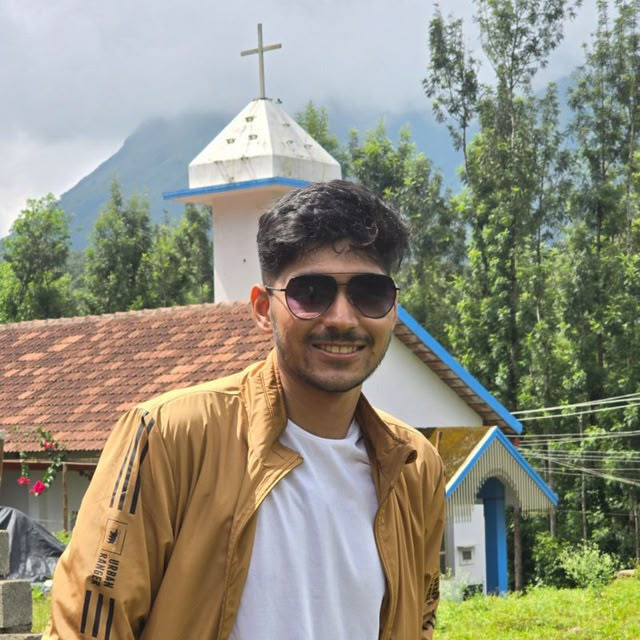
#> input picture asset/WhatsApp Image 2026-07-14 at 11.28.41 AM.jpeg, 640 x 640 px
$ python make_ascii_svg.py '../asset/WhatsApp Image 2026-07-14 at 11.28.41 AM.jpeg' out.png
#> lines starting #> are read from the running program, lines starting #| are printed output that depends on the picture
#!/usr/bin/env python3
"""Convert prepped grayscale image to animated ASCII art SVG."""

import sys
from pathlib import Path
from PIL import Image

# Density ramp: space (brightest) to @ (darkest)
RAMP = " .:-=+*#%@"

def brightness_to_char(brightness: int) -> str:
    """Map 0-255 brightness to ASCII character."""
    # Invert and boost contrast
    adjusted = max(0, min(255, int((brightness - 100) * 1.5 + 100)))
    index = int((1 - adjusted / 255.0) * (len(RAMP) - 1))
    return RAMP[index]

def make_ascii_svg(
    source_path: str = "source-prepped.png",
    output_path: str = "avi-ascii.svg",
    char_width: int = 100,
):
#> called with output_path = 'out.png', char_width = 100
    print(f"Loading {source_path}...")
    img = Image.open(source_path).convert('L')
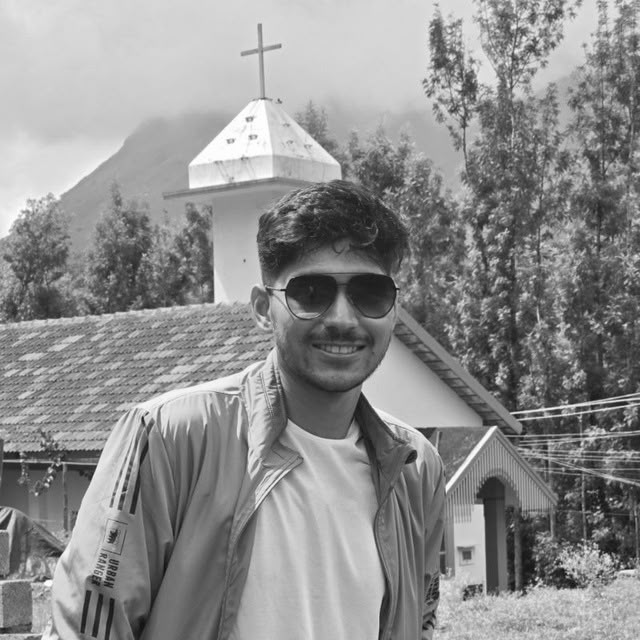
#> img: PIL image 640x640 L; min 12, max 255, mean 142

    # Calculate char height to maintain aspect ratio
    aspect = img.height / img.width
#> aspect = 1
    char_height = int(char_width * aspect * 0.5)  # 0.5 corrects for char aspect ratio
#> char_height = 50

    # Downsample to character grid
    print(f"Downsampling to {char_width}×{char_height} grid...")
#> (printed output is left out)
    img_small = img.resize((char_width, char_height), Image.Resampling.LANCZOS)
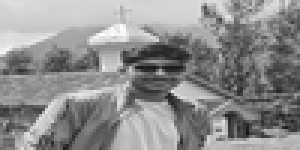
#> img_small: PIL image 100x50 L (shown 3 times larger); min 20, max 255, mean 141.9

    # Convert to ASCII
    print("Converting to ASCII...")
    lines = []
    for y in range(char_height):
        line = ""
        for x in range(char_width):
            brightness = img_small.getpixel((x, y))
            line += brightness_to_char(brightness)
        lines.append(line)

    # Build SVG with animation
    print(f"Building SVG to {output_path}...")

    font_size = 10
    char_w = font_size * 0.6
    char_h = font_size * 1.2

    svg_width = char_width * char_w
    svg_height = char_height * char_h

    # Animation timing
    row_duration = 0.03  # seconds per row
    total_duration = char_height * row_duration

    svg_lines = [
        f'<svg xmlns="http://www.w3.org/2000/svg" '
        f'width="{svg_width}" height="{svg_height}" '
        f'viewBox="0 0 {svg_width} {svg_height}">',
        '<style>',
        f'text {{ font-family: monospace; font-size: {font_size}px; fill: #8b949e; }}',
        '.cursor { fill: #58a6ff; }',
        '</style>',
        '<rect width="100%" height="100%" fill="#0d1117"/>',
    ]

    for i, line in enumerate(lines):
        y = (i + 1) * char_h
        delay = i * row_duration

        # Escape XML entities
        escaped_line = (line
            .replace('&', '&amp;')
            .replace('<', '&lt;')
            .replace('>', '&gt;'))

        # Each row has a clip-path that wipes left-to-right
        clip_id = f"clip{i}"
        svg_lines.append(
            f'<clipPath id="{clip_id}">'
            f'<rect x="0" y="{y - char_h}" width="0" height="{char_h}">'
            f'<animate attributeName="width" from="0" to="{svg_width}" '
            f'begin="{delay}s" dur="{row_duration}s" fill="freeze"/>'
            f'</rect></clipPath>'
        )

        svg_lines.append(
            f'<text x="0" y="{y}" clip-path="url(#{clip_id})">{escaped_line}</text>'
        )

        # Typing cursor (small block that follows the wipe)
        svg_lines.append(
            f'<rect class="cursor" x="0" y="{y - char_h}" width="{char_w}" height="{char_h}">'
            f'<animate attributeName="x" from="0" to="{svg_width}" '
            f'begin="{delay}s" dur="{row_duration}s" fill="freeze"/>'
            f'<animate attributeName="opacity" from="1" to="0" '
            f'begin="{delay + row_duration}s" dur="0.1s" fill="freeze"/>'
            f'</rect>'
        )
#> this loop made 50 passes

    svg_lines.append('</svg>')

    Path(output_path).write_text('\n'.join(svg_lines))
    print("Done!")

if __name__ == "__main__":
    source = sys.argv[1] if len(sys.argv) > 1 else "source-prepped.png"
    output = sys.argv[2] if len(sys.argv) > 2 else "avi-ascii.svg"
    make_ascii_svg(source, output)
